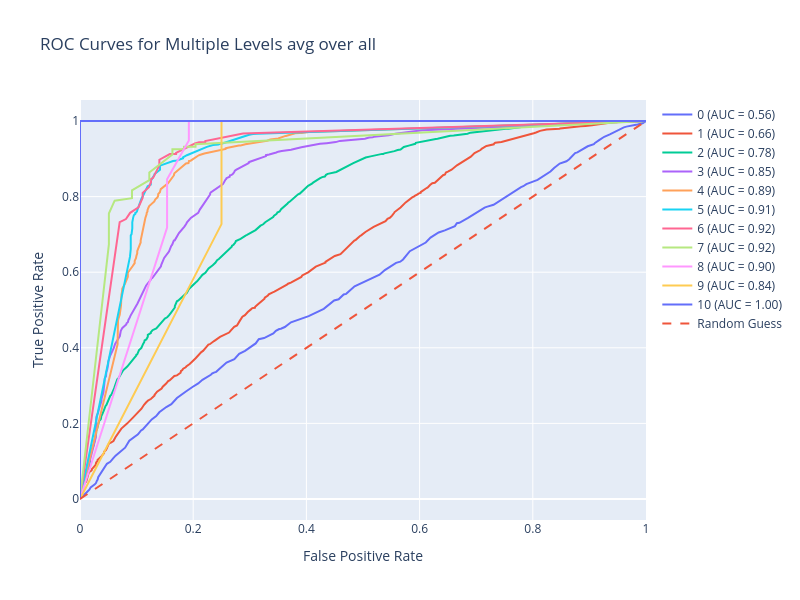

The cell this chart's notebook holds for it:
### Markdown cell above
## idk wtf this is, but don't wanna trash just yet

### Code cell
flow_trees = []

# Initialize a 12x6 grid for 72 subplots (12 columns and 6 rows)
rows = 6
cols = 12
total_plots = 72

# Create subplots with space for 72 ROC plots
sp_titles = []
for (start_node, end_node), group in test_df.groupby(["StartAt", "EndAt"]):
    sp_titles.append(f"{start_node} {end_node} {group['path_mean_acc'].iloc[0]:.2f}")
fig = make_subplots(rows=rows, cols=cols, subplot_titles=sp_titles)


count = 0
plot_xs = []
plot_ys = []
accs = {}
aucs_by_level = {}

all_likelihoods_by_level_by_person = {}
all_actual_accuracies_by_level_by_person = {}

for (start_node, end_node), group in test_df.groupby(["StartAt", "EndAt"]):
    this_path_df = df[(df["StartAt"] == start_node) & (df["EndAt"] == end_node)]


    # Calculate ROC and AUC for each model
    roc_data = {}
    px = []
    py = []

    likelihoods_by_level_by_person = {}
    actual_accuracies_by_level_by_person = {}

    # Do each Flow Tree k=5 times
    for k in range(5):
        train_this_path_df, test_this_path_df = train_test_split(this_path_df, test_size=0.2, random_state=k)
    
        # Identify where one person's path is through the Flow Tree
        for _, plus_one in test_this_path_df.iterrows():
            special_subject_number = plus_one["Subject"]
    
            train_this_path_df_plus_one = pd.concat([train_this_path_df, pd.DataFrame([plus_one])])
            G_plus_one, special_visits, likelihoods_by_level = track_indiv_through_flow_tree(train_this_path_df_plus_one, special_subject_number, use_turns=False, DEBUG=False)

            # Keep track of all of the predictions for all the levels
            actual_acc = int(plus_one["accuracy"])
            for j, lik in enumerate(likelihoods_by_level):
                if j in likelihoods_by_level_by_person:
                    likelihoods_by_level_by_person[j].append(lik)
                    actual_accuracies_by_level_by_person[j].append(actual_acc)
                else:
                    likelihoods_by_level_by_person[j] = [lik]
                    actual_accuracies_by_level_by_person[j] = [actual_acc]

                if j in all_likelihoods_by_level_by_person:
                    all_likelihoods_by_level_by_person[j].append(lik)
                    all_actual_accuracies_by_level_by_person[j].append(actual_acc)
                else:
                    all_likelihoods_by_level_by_person[j] = [lik]
                    all_actual_accuracies_by_level_by_person[j] = [actual_acc]

        # Compute ROC curve for ONE Flow Tree    
                
        fig = go.Figure()

    # print(all_actual_accuracies_by_level_by_person)

    # print("HI",[len(likelihoods_by_level_by_person[x]) for x in likelihoods_by_level_by_person])
    # break
    # print(likelihoods_by_level_by_person)
    # print(actual_accuracies_by_level_by_person)
    for i in likelihoods_by_level_by_person:
        # y_prob = []
        # this_y_test = []
        # for j, lik in likelihoods_by_level_by_person.items():
        #     if i < len(lik) and not pd.isna(lik[i]):
        #         y_prob.append(lik[i])
        #         this_y_test.append(y_test[j])
        # if len(this_y_test) == 0 or len(set(this_y_test)) == 1:
        #     continue
        # # print(this_y_test)
        # # print(y_prob)

        y_prob, this_y_test = [], []
        for x in range(len(likelihoods_by_level_by_person[i])):
            if not pd.isna(likelihoods_by_level_by_person[i][x]):
                y_prob.append(likelihoods_by_level_by_person[i][x])
                this_y_test.append(actual_accuracies_by_level_by_person[i][x])
        
        # print("YP", i, this_y_test, y_prob)

        # gonna be illegal to do ROC
        if len(this_y_test) == 0 or len(set(this_y_test)) == 1:
            continue

        fpr, tpr, _ = roc_curve(this_y_test, y_prob)
        auc = roc_auc_score(this_y_test, y_prob)
        roc_data[i] = (fpr, tpr, auc)

        px.append(i)
        py.append(auc)

        acc = group['path_mean_acc'].iloc[0]
        if i in aucs_by_level:
            aucs_by_level[i].append(auc)
            accs[i].append(acc)
        else:
            aucs_by_level[i] = [auc]            
            accs[i] = [acc]

        # print(fpr, tpr, auc)
        # print(len(this_y_test), np.mean(this_y_test))

    # print(aucs_by_level)
    # # break
    # plot_xs.append(aucs_by_level.keys())
    # plot_ys.append([np.mean(aucs_by_level[i]) for i in aucs_by_level])
    # accs.append(group['path_mean_acc'].iloc[0])
        
    # # # Create an interactive ROC plot using Plotly
    # # fig = go.Figure()
    # row = (count // cols) + 1
    # col = (count % cols) + 1

    # # Add ROC curves for each model
    # for model_name, (fpr, tpr, auc) in roc_data.items():
    #     fig.add_trace(go.Scatter(x=fpr, y=tpr, mode='lines', name=f'{model_name} (AUC = {auc:.2f})'))#, row=row, col=col)    # Add ROC curves to the respective subplot
            
    
    # # Add a diagonal reference line (random guess line)
    # fig.add_trace(go.Scatter(x=[0, 1], y=[0, 1], mode='lines', line=dict(dash='dash'), name='Random Guess'))#, row=row, col=col)
    
    # # Customize the layout
    # fig.update_layout(
    #     title=f"ROC Curves for Multiple Levels {start_node} {end_node} {group['path_mean_acc'].iloc[0]:.2f}",
    #     xaxis_title='False Positive Rate',
    #     yaxis_title='True Positive Rate',
    #     showlegend=True,
    #     width=800,
    #     height=600
    # )
    
    # # Show the plot
    # fig.show()



    # count += 1
    # if count >5:
    #     # Now we need to do counts for each 
    #     break

# fig.update_layout(height=1500, width=3000, title_text="72 ROC Curves in Subplots", showlegend=False)
# fig.show()

for i in all_likelihoods_by_level_by_person:
    # y_prob = []
    # this_y_test = []
    # for j, lik in likelihoods_by_level_by_person.items():
    #     if i < len(lik) and not pd.isna(lik[i]):
    #         y_prob.append(lik[i])
    #         this_y_test.append(y_test[j])
    # if len(this_y_test) == 0 or len(set(this_y_test)) == 1:
    #     continue
    # # print(this_y_test)
    # # print(y_prob)

    y_prob, this_y_test = [], []
    for x in range(len(all_likelihoods_by_level_by_person[i])):
        if not pd.isna(all_likelihoods_by_level_by_person[i][x]):
            y_prob.append(all_likelihoods_by_level_by_person[i][x])
            this_y_test.append(all_actual_accuracies_by_level_by_person[i][x])
    
    # print("YP", i, this_y_test, y_prob)

    # gonna be illegal to do ROC
    if len(this_y_test) == 0 or len(set(this_y_test)) == 1:
        continue

    fpr, tpr, _ = roc_curve(this_y_test, y_prob)
    auc = roc_auc_score(this_y_test, y_prob)
    roc_data[i] = (fpr, tpr, auc)

    px.append(i)
    py.append(auc)

    acc = group['path_mean_acc'].iloc[0]
    if i in aucs_by_level:
        aucs_by_level[i].append(auc)
        accs[i].append(acc)
    else:
        aucs_by_level[i] = [auc]   
        accs[i] = [acc]

    # print(fpr, tpr, auc)
    # print(len(this_y_test), np.mean(this_y_test))

# print(aucs_by_level)
# break
plot_xs.append(aucs_by_level.keys())
plot_ys.append([np.mean(aucs_by_level[i]) for i in aucs_by_level])
    
# # Create an interactive ROC plot using Plotly
# fig = go.Figure()
row = (count // cols) + 1
col = (count % cols) + 1

# Add ROC curves for each model
for model_name, (fpr, tpr, auc) in roc_data.items():
    fig.add_trace(go.Scatter(x=fpr, y=tpr, mode='lines', name=f'{model_name} (AUC = {auc:.2f})'))#, row=row, col=col)    # Add ROC curves to the respective subplot
        

# Add a diagonal reference line (random guess line)
fig.add_trace(go.Scatter(x=[0, 1], y=[0, 1], mode='lines', line=dict(dash='dash'), name='Random Guess'))#, row=row, col=col)

# Customize the layout
fig.update_layout(
    title=f"ROC Curves for Multiple Levels avg over all",
    xaxis_title='False Positive Rate',
    yaxis_title='True Positive Rate',
    showlegend=True,
    width=800,
    height=600
)

# Show the plot
fig.show()

print(aucs_by_level)
print(accs)

### Figure 1 — Plotly figure (JSON) as saved in the notebook; plotly's stock layout.template omitted (floating-point values rounded to 4 significant figures; data arrays with more than 128 entries replaced by an {"elided": "..."} marker saying what was removed)
{"data": [{"mode": "lines", "name": "0 (AUC = 0.56)", "type": "scatter", "x": [0, 0.003465, 0.005941, 0.008416, 0.01287, 0.01683, 0.01881, 0.02624, 0.02822, 0.0297, 0.03119, 0.03218, 0.04554, 0.04752, 0.05347, 0.05644, 0.05891, 0.06287, 0.0703, 0.07277, 0.0797, 0.08713, 0.09505, 0.1025, 0.1079, 0.1109, 0.1267, 0.1297, 0.1347, 0.1401, 0.149, 0.1525, 0.1614, 0.1634, 0.1713, 0.1871, 0.1931, 0.196, 0.198, 0.2089, 0.2163, 0.2312, 0.2332, 0.2366, 0.2406, 0.247, 0.252, 0.2554, 0.2589, 0.2728, 0.2767, 0.2812, 0.2916, 0.3089, 0.3104, 0.3158, 0.3252, 0.3416, 0.346, 0.352, 0.355, 0.3619, 0.3728, 0.404, 0.4307, 0.449, 0.4569, 0.4658, 0.4703, 0.4851, 0.5292, 0.5386, 0.5584, 0.5658, 0.5708, 0.5827, 0.6109, 0.6193, 0.6337, 0.6446, 0.652, 0.6624, 0.6658, 0.6703, 0.6856, 0.7025, 0.7149, 0.7183, 0.7277, 0.7307, 0.7792, 0.7832, 0.7886, 0.8069, 0.8084, 0.8312, 0.8376, 0.8475, 0.8594, 0.8644, 0.8728, 0.8748, 0.8787, 0.8817, 0.8906, 0.897, 0.9079, 0.9099, 0.9178, 0.9203, 0.9228, 0.9262, 0.9361, 0.9391, 0.9411, 0.9559, 0.9609, 0.9653, 0.9762, 0.9802, 0.9851, 0.9941, 1], "y": [0, 0.004636, 0.007616, 0.01291, 0.01921, 0.02517, 0.03079, 0.03874, 0.04205, 0.04801, 0.05132, 0.05762, 0.08576, 0.09305, 0.09834, 0.105, 0.1079, 0.1146, 0.1235, 0.1265, 0.1358, 0.154, 0.1623, 0.1712, 0.1815, 0.1841, 0.2106, 0.2132, 0.2192, 0.2295, 0.2411, 0.2434, 0.2507, 0.254, 0.2672, 0.2844, 0.2894, 0.2924, 0.2957, 0.3056, 0.3152, 0.3285, 0.3318, 0.3344, 0.3364, 0.345, 0.3517, 0.354, 0.3609, 0.3702, 0.3775, 0.3838, 0.3917, 0.4079, 0.4116, 0.4228, 0.4258, 0.4381, 0.445, 0.4497, 0.4503, 0.455, 0.4675, 0.4838, 0.503, 0.5252, 0.5285, 0.5411, 0.5427, 0.5626, 0.5934, 0.6056, 0.6248, 0.6278, 0.6338, 0.6556, 0.6785, 0.6914, 0.705, 0.7106, 0.7149, 0.7219, 0.7295, 0.7308, 0.7437, 0.7603, 0.7709, 0.7728, 0.7758, 0.7785, 0.8252, 0.8275, 0.8331, 0.8424, 0.844, 0.8662, 0.8758, 0.8874, 0.8934, 0.8987, 0.9119, 0.9152, 0.9169, 0.9192, 0.9281, 0.9331, 0.9387, 0.9421, 0.95, 0.9526, 0.956, 0.9583, 0.9646, 0.9669, 0.9699, 0.9815, 0.9831, 0.9851, 0.9871, 0.9894, 0.9907, 0.994, 1]}, {"mode": "lines", "name": "1 (AUC = 0.66)", "type": "scatter", "x": {"elided": "266 float values"}, "y": {"elided": "266 float values"}}, {"mode": "lines", "name": "2 (AUC = 0.78)", "type": "scatter", "x": {"elided": "244 float values"}, "y": {"elided": "244 float values"}}, {"mode": "lines", "name": "3 (AUC = 0.85)", "type": "scatter", "x": {"elided": "171 float values"}, "y": {"elided": "171 float values"}}, {"mode": "lines", "name": "4 (AUC = 0.89)", "type": "scatter", "x": [0, 0.06642, 0.06642, 0.06642, 0.06642, 0.06642, 0.06642, 0.06642, 0.06642, 0.06642, 0.06717, 0.06717, 0.06792, 0.07019, 0.07245, 0.07245, 0.07245, 0.07321, 0.07396, 0.07472, 0.07925, 0.08075, 0.08302, 0.08453, 0.08453, 0.09283, 0.0966, 0.0966, 0.0966, 0.09887, 0.09887, 0.09962, 0.1011, 0.1011, 0.1026, 0.1064, 0.1072, 0.1072, 0.1072, 0.1094, 0.1102, 0.1109, 0.1125, 0.114, 0.114, 0.1147, 0.1155, 0.1155, 0.1177, 0.1177, 0.1192, 0.1192, 0.1208, 0.1215, 0.1223, 0.1313, 0.1321, 0.1328, 0.1358, 0.1366, 0.1381, 0.1381, 0.1411, 0.1419, 0.1419, 0.1426, 0.1555, 0.157, 0.1592, 0.1623, 0.163, 0.1653, 0.166, 0.166, 0.1668, 0.1872, 0.1917, 0.1925, 0.1925, 0.1955, 0.1977, 0.2053, 0.2068, 0.2098, 0.2113, 0.2174, 0.2196, 0.2574, 0.2574, 0.2611, 0.2687, 0.2694, 0.2808, 0.2838, 0.2891, 0.2921, 0.3306, 0.3343, 0.3351, 0.3366, 0.3442, 0.3502, 0.363, 0.3638, 0.3789, 0.3789, 0.3887, 0.3917, 0.4038, 0.4053, 0.4113, 0.4181, 0.4196, 1], "y": [0, 0.4015, 0.4053, 0.4095, 0.4145, 0.4179, 0.4255, 0.4334, 0.4477, 0.4507, 0.4612, 0.4712, 0.4771, 0.4872, 0.512, 0.5195, 0.5296, 0.5409, 0.5456, 0.5565, 0.5687, 0.5729, 0.5821, 0.5876, 0.5985, 0.6157, 0.6241, 0.6283, 0.63, 0.6371, 0.6405, 0.643, 0.6501, 0.6556, 0.6615, 0.6745, 0.677, 0.6787, 0.6837, 0.6993, 0.7064, 0.7073, 0.7203, 0.7341, 0.7371, 0.7396, 0.7413, 0.7434, 0.7535, 0.7564, 0.7606, 0.764, 0.7698, 0.7719, 0.7749, 0.7871, 0.79, 0.7921, 0.7967, 0.7971, 0.8022, 0.8064, 0.8114, 0.8144, 0.8173, 0.8198, 0.8354, 0.8383, 0.84, 0.8467, 0.8492, 0.8534, 0.8564, 0.858, 0.8618, 0.8879, 0.8887, 0.8929, 0.8942, 0.895, 0.8975, 0.9063, 0.9068, 0.9093, 0.9101, 0.9131, 0.9139, 0.9261, 0.9278, 0.9294, 0.9324, 0.9328, 0.9353, 0.9353, 0.937, 0.9383, 0.9479, 0.9488, 0.9504, 0.9513, 0.9517, 0.9538, 0.9605, 0.9605, 0.9668, 0.9677, 0.9681, 0.9681, 0.9706, 0.9706, 0.9714, 0.9714, 0.9719, 1]}, {"mode": "lines", "name": "5 (AUC = 0.91)", "type": "scatter", "x": [0, 0.08424, 0.0856, 0.08832, 0.08967, 0.08967, 0.08967, 0.08967, 0.08967, 0.08967, 0.09103, 0.09239, 0.09239, 0.09239, 0.09239, 0.09375, 0.09511, 0.09783, 0.09783, 0.09918, 0.1005, 0.1019, 0.1033, 0.1046, 0.106, 0.106, 0.1073, 0.1087, 0.1114, 0.1168, 0.1182, 0.1196, 0.125, 0.125, 0.1318, 0.1318, 0.1413, 0.1413, 0.1413, 0.1413, 0.144, 0.1644, 0.1712, 0.1793, 0.1821, 0.1821, 0.1861, 0.1889, 0.2242, 0.2269, 0.2351, 0.2446, 0.2473, 0.2514, 0.2799, 0.2812, 0.2853, 0.2962, 0.2976, 0.2989, 0.3057, 0.3084, 0.3098, 0.3125, 1], "y": [0, 0.6097, 0.6211, 0.6412, 0.6613, 0.6707, 0.6787, 0.6848, 0.6922, 0.6975, 0.7002, 0.7123, 0.7156, 0.7277, 0.7317, 0.7431, 0.7505, 0.7545, 0.7572, 0.7579, 0.7606, 0.7673, 0.7726, 0.7787, 0.7834, 0.7881, 0.7914, 0.7954, 0.8021, 0.8176, 0.8223, 0.8276, 0.8317, 0.841, 0.8585, 0.8598, 0.8712, 0.8739, 0.8753, 0.882, 0.8833, 0.894, 0.8954, 0.9007, 0.9014, 0.9041, 0.9081, 0.9095, 0.9316, 0.9329, 0.9363, 0.9376, 0.9396, 0.9403, 0.9531, 0.9537, 0.9571, 0.9624, 0.9624, 0.9638, 0.9658, 0.9658, 0.9658, 0.9665, 1]}, {"mode": "lines", "name": "6 (AUC = 0.92)", "type": "scatter", "x": [0, 0.07011, 0.07011, 0.08118, 0.08856, 0.1033, 0.107, 0.1107, 0.1107, 0.1181, 0.1218, 0.1255, 0.1255, 0.1292, 0.1402, 0.1402, 0.1402, 0.1587, 0.1697, 0.1697, 0.1993, 0.203, 0.2103, 0.2214, 0.2214, 0.2583, 0.2768, 0.2804, 0.2878, 0.2878, 1], "y": [0, 0.7306, 0.7322, 0.7405, 0.757, 0.7719, 0.7835, 0.7967, 0.8099, 0.8215, 0.8248, 0.838, 0.8463, 0.8496, 0.8826, 0.8909, 0.8975, 0.9124, 0.9124, 0.9157, 0.9388, 0.9405, 0.9438, 0.9438, 0.9471, 0.957, 0.9636, 0.9636, 0.9653, 0.9669, 1]}, {"mode": "lines", "name": "7 (AUC = 0.92)", "type": "scatter", "x": [0, 0.05102, 0.05102, 0.05102, 0.05102, 0.06122, 0.09184, 0.09184, 0.1224, 0.1224, 0.1633, 0.1633, 0.1837, 0.1837, 0.2041, 0.2041, 1], "y": [0, 0.6735, 0.6939, 0.7211, 0.7551, 0.7891, 0.7959, 0.8163, 0.8435, 0.8639, 0.9116, 0.9252, 0.9252, 0.932, 0.932, 0.9388, 1]}, {"mode": "lines", "name": "8 (AUC = 0.90)", "type": "scatter", "x": [0, 0.1538, 0.1538, 0.1538, 0.1923, 0.1923, 0.2308, 0.3077, 1], "y": [0, 0.7179, 0.7692, 0.8462, 0.9487, 1, 1, 1, 1]}, {"mode": "lines", "name": "9 (AUC = 0.84)", "type": "scatter", "x": [0, 0.25, 0.25, 1], "y": [0, 0.7273, 1, 1]}, {"mode": "lines", "name": "10 (AUC = 1.00)", "type": "scatter", "x": [0, 0, 1], "y": [0, 1, 1]}, {"line": {"dash": "dash"}, "mode": "lines", "name": "Random Guess", "type": "scatter", "x": [0, 1], "y": [0, 1]}], "layout": {"height": 600, "showlegend": true, "title": {"text": "ROC Curves for Multiple Levels avg over all"}, "width": 800, "xaxis": {"autorange": true, "range": [0, 1], "title": {"text": "False Positive Rate"}, "type": "linear"}, "yaxis": {"autorange": true, "range": [-0.05556, 1.056], "title": {"text": "True Positive Rate"}, "type": "linear"}}}
